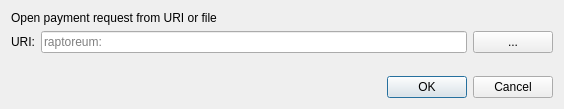
<?xml version="1.0" encoding="UTF-8"?>
<ui version="4.0">
 <class>OpenURIDialog</class>
 <widget class="QDialog" name="OpenURIDialog">
  <property name="geometry">
   <rect>
    <x>0</x>
    <y>0</y>
    <width>564</width>
    <height>109</height>
   </rect>
  </property>
  <property name="windowTitle">
   <string>Open URI</string>
  </property>
  <layout class="QVBoxLayout" name="verticalLayout">
   <item>
    <widget class="QLabel" name="label_2">
     <property name="text">
      <string>Open payment request from URI or file</string>
     </property>
    </widget>
   </item>
   <item>
    <layout class="QHBoxLayout" name="horizontalLayout">
     <item>
      <widget class="QLabel" name="label">
       <property name="text">
        <string>URI:</string>
       </property>
      </widget>
     </item>
     <item>
      <widget class="QValidatedLineEdit" name="uriEdit">
       <property name="placeholderText">
        <string notr="true">raptoreum:</string>
       </property>
      </widget>
     </item>
     <item>
      <widget class="QPushButton" name="selectFileButton">
       <property name="toolTip">
        <string>Select payment request file</string>
       </property>
       <property name="text">
        <string notr="true">...</string>
       </property>
       <property name="autoDefault">
        <bool>false</bool>
       </property>
      </widget>
     </item>
    </layout>
   </item>
   <item>
    <spacer name="verticalSpacer">
     <property name="orientation">
      <enum>Qt::Vertical</enum>
     </property>
     <property name="sizeHint" stdset="0">
      <size>
       <width>20</width>
       <height>40</height>
      </size>
     </property>
    </spacer>
   </item>
   <item>
    <widget class="QDialogButtonBox" name="buttonBox">
     <property name="orientation">
      <enum>Qt::Horizontal</enum>
     </property>
     <property name="standardButtons">
      <set>QDialogButtonBox::Cancel|QDialogButtonBox::Ok</set>
     </property>
    </widget>
   </item>
  </layout>
 </widget>
 <customwidgets>
  <customwidget>
   <class>QValidatedLineEdit</class>
   <extends>QLineEdit</extends>
   <header>qt/qvalidatedlineedit.h</header>
  </customwidget>
 </customwidgets>
 <resources/>
 <connections>
  <connection>
   <sender>buttonBox</sender>
   <signal>accepted()</signal>
   <receiver>OpenURIDialog</receiver>
   <slot>accept()</slot>
   <hints>
    <hint type="sourcelabel">
     <x>248</x>
     <y>254</y>
    </hint>
    <hint type="destinationlabel">
     <x>157</x>
     <y>274</y>
    </hint>
   </hints>
  </connection>
  <connection>
   <sender>buttonBox</sender>
   <signal>rejected()</signal>
   <receiver>OpenURIDialog</receiver>
   <slot>reject()</slot>
   <hints>
    <hint type="sourcelabel">
     <x>316</x>
     <y>260</y>
    </hint>
    <hint type="destinationlabel">
     <x>286</x>
     <y>274</y>
    </hint>
   </hints>
  </connection>
 </connections>
</ui>
